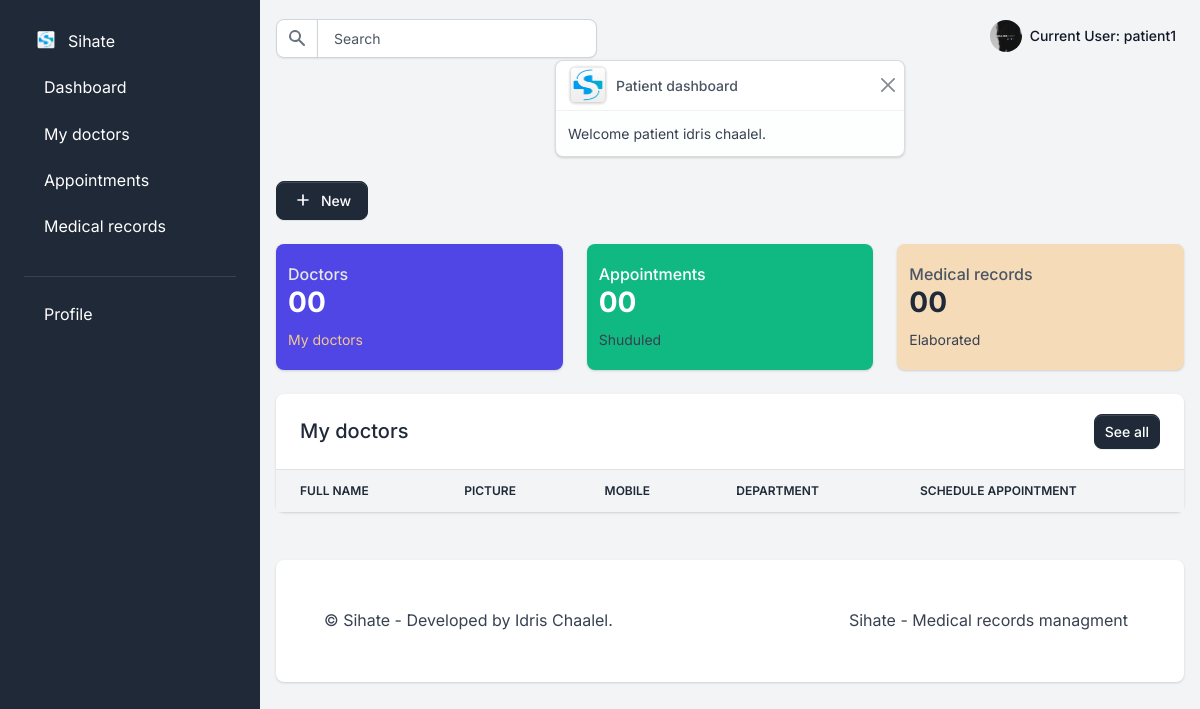
Screenshot of /user/patient/dashboard/ (signed in) with the database file from the repository.
### users/models.py (models this page shows, shortened)
class User(AbstractUser):
    is_doctor = models.BooleanField("doctor status", default=False)
    is_patient = models.BooleanField("patient status", default=False)
    is_manager = models.BooleanField("office manager status", default=False)

class Patient(User):
    GENDER_FEMALE = "F"
    GENDER_MALE = "M"
    GENDER_OPTIONS = ((GENDER_FEMALE, "Female"), (GENDER_MALE, "Male"))
    age = models.IntegerField(default=None)
    gender = models.CharField(max_length=1, choices=GENDER_OPTIONS, default=None)
    address = models.CharField(max_length=40, blank=True, default="/")
    mobile = models.CharField(max_length=20, null=False)
    symptoms = models.CharField(max_length=100, null=False)
    admit_date = models.DateField(auto_now=True)
    profile_pic = models.ImageField(
        upload_to="profile_pic/PatientProfilePic/", null=True, blank=True
    )
    status = models.BooleanField(default=False)
    class Meta:
        verbose_name = "Patient"
        verbose_name_plural = "Patients"
    def get_profile_pic(self):
        if self.profile_pic:
            return self.profile_pic.url
        else:
            return "/static/assets/profile/img/default/default_profile_picture.png"

class User(AbstractUser):
    is_doctor = models.BooleanField("doctor status", default=False)
    is_patient = models.BooleanField("patient status", default=False)
    is_manager = models.BooleanField("office manager status", default=False)

### users/views/patient_views.py (the view)
@user_passes_test(lambda u: u.is_authenticated and u.is_patient)
def patient_dashboard_view(request):
    patient = models.Patient.objects.get(id=request.user.id)
    doctors = models.Doctor.objects.filter(patients__id=request.user.id)
    messages.success(request, "Welcome patient ")
    context = {
        "patient": patient,
        "doctors": doctors,
    }
    return render(request, "profiles/patient/dashboard/patient_dashboard.html", context)

### templates/profiles/patient/dashboard/patient_dashboard.html (shortened to what this page needs)
{%extends 'profiles/patient/index.html'%}
{% load static %}
{%block content%}
{% include 'profiles/patient/includes/welcome_toast.html' %}
<div class="py-4">
  <div class="dropdown">
    <button class="btn btn-gray-800 d-inline-flex align-items-center me-2 dropdown-toggle" data-bs-toggle="dropdown"
      aria-haspopup="true" aria-expanded="false">
      <svg class="icon icon-xs me-2" fill="none" stroke="currentColor" viewBox="0 0 24 24"
        xmlns="http://www.w3.org/2000/svg">
        <path stroke-linecap="round" stroke-linejoin="round" stroke-width="2" d="M12 6v6m0 0v6m0-6h6m-6 0H6"></path>
      </svg>
      New
    </button>
  </div>
</div>
<div class="row">
  <div class="col-12 col-sm-6 col-xl-4 mb-4">
    <div class="card border-0 bg-indigo shadow">
      <div class="card-body">
        <div class="row d-block d-xl-flex align-items-center">
          <div class="col-12 col-xl-7 px-xl-0">
            <div class="d-none d-sm-block">
              <h2 class="h6 text-gray-200 mb-0">Doctors</h2>
              <h3 class="fw-extrabold mb-2 text-white">00</h3>
            </div>
            <div class="small d-flex mt-1">
              <div class="text-warning">My doctors</div>
            </div>
          </div>
        </div>
      </div>
    </div>
  </div>
  <div class="col-12 col-sm-6 col-xl-4 mb-4">
    <div class="card border-0 bg-success shadow">
      <div class="card-body">
        <div class="row d-block d-xl-flex align-items-center">
          <div class="col-12 col-xl-7 px-xl-0">
            <div class="d-none d-sm-block">
              <h2 class="h6 text-white mb-0">Appointments</h2>
              <h3 class="fw-extrabold text-white mb-2">00</h3>
            </div>
            <div class="small d-flex mt-1">
              <div>Shuduled</div>
            </div>
          </div>
        </div>
      </div>
    </div>
  </div>
  <div class="col-12 col-sm-6 col-xl-4 mb-4">
    <div class="card border-0 bg-yellow-200 shadow">
      <div class="card-body">
        <div class="row d-block d-xl-flex align-items-center">
          <div class="col-12 col-xl-7 px-xl-0">
            <div class="d-none d-sm-block">
              <h2 class="h6 text-gray-600 mb-0">Medical records</h2>
              <h3 class="fw-extrabold mb-2">00</h3>
            </div>
            <div class="small d-flex mt-1">
              <div>Elaborated</div>
            </div>
          </div>
        </div>
      </div>
    </div>
  </div>
</div>
<div class="row">
  <div class="col-12">
    <div class="row">
      <div class="col-12 mb-4">
        <div class="card border-0 shadow">
          <div class="card-header">
            <div class="row align-items-center">
              <div class="col">
                <h2 class="fs-5 fw-bold mb-0">My doctors</h2>
              </div>
              <div class="col text-end">
                <a href="#" class="btn btn-sm btn-primary">See all</a>
              </div>
            </div>
          </div>
          <div class="table-responsive">
            <table class="table align-items-center table-flush">
              <thead class="thead-light">
                <tr>
                  <th class="border-bottom" scope="col">Full name</th>
                  <th class="border-bottom" scope="col">picture</th>
                  <th class="border-bottom" scope="col">mobile</th>
                  <th class="border-bottom" scope="col">department</th>
                  <th class="border-bottom" scope="col">Schedule appointment</th>
                </tr>
              </thead>
            </table>
          </div>
        </div>
      </div>
    </div>
  </div>
</div>
{%endblock content%}

### templates/profiles/patient/includes/parts/navigation.html (shortened to what this page needs)
{%load static%}
<nav class="navbar navbar-top navbar-expand navbar-dashboard navbar-dark ps-0 pe-2 pb-0">
  <div class="container-fluid px-0">
    <div class="d-flex justify-content-between w-100" id="navbarSupportedContent">
      <div class="d-flex align-items-center">
        <form class="navbar-search form-inline" id="navbar-search-main">
          <div class="input-group input-group-merge search-bar">
            <span class="input-group-text" id="topbar-addon">
            </span>
            <input type="text" class="form-control" id="topbarInputIconLeft" placeholder="Search" aria-label="Search"
              aria-describedby="topbar-addon">
          </div>
        </form>
      </div>
      <ul class="navbar-nav align-items-center">
        <li class="nav-item dropdown ms-lg-3">
          <a class="nav-link dropdown-toggle pt-1 px-0" href="#" role="button" data-bs-toggle="dropdown"
            aria-expanded="false">
            <div class="media d-flex align-items-center">
              <img src="{{ patient.get_profile_pic }}" class="avatar rounded-circle" alt="Image placeholder" />
              <div class="media-body ms-2 text-dark align-items-center d-none d-lg-block">
                <span class="mb-0 font-small fw-bold text-gray-900">
                  <strong>Current User:</strong> {{ request.user.username }}
                </span>
              </div>
            </div>
          </a>
        </li>
      </ul>
    </div>
  </div>
</nav>

### templates/profiles/patient/includes/welcome_toast.html
{% extends 'profiles/patient/includes/parts/toast.html' %}
{% block title %} Patient dashboard {% endblock title %}
{% block body %}
{% if messages %}
{% for message in messages %}
{{message}}
{% endfor %}
{% endif %}
{{patient.first_name}} {{patient.last_name}}.
{% endblock body %}

### rows the page displays
Patient: get_profile_pic (picture)
User: user.username "patient1", first_name "idris", last_name "chaalel"

### other values shown
{{ message }} "Welcome patient"
